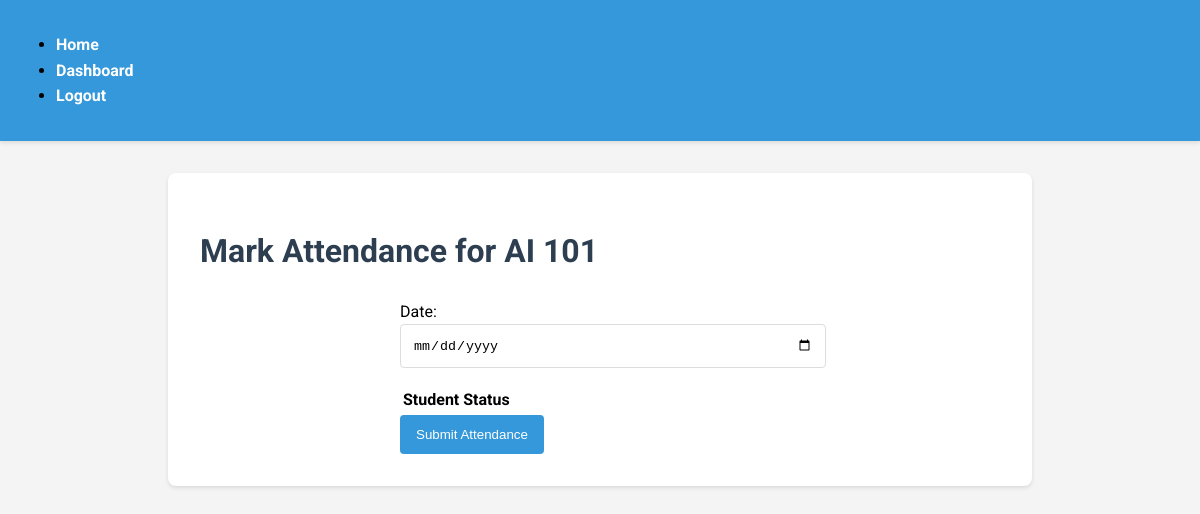
The page /mark_attendance/2 (signed in) on the database as committed earlier.
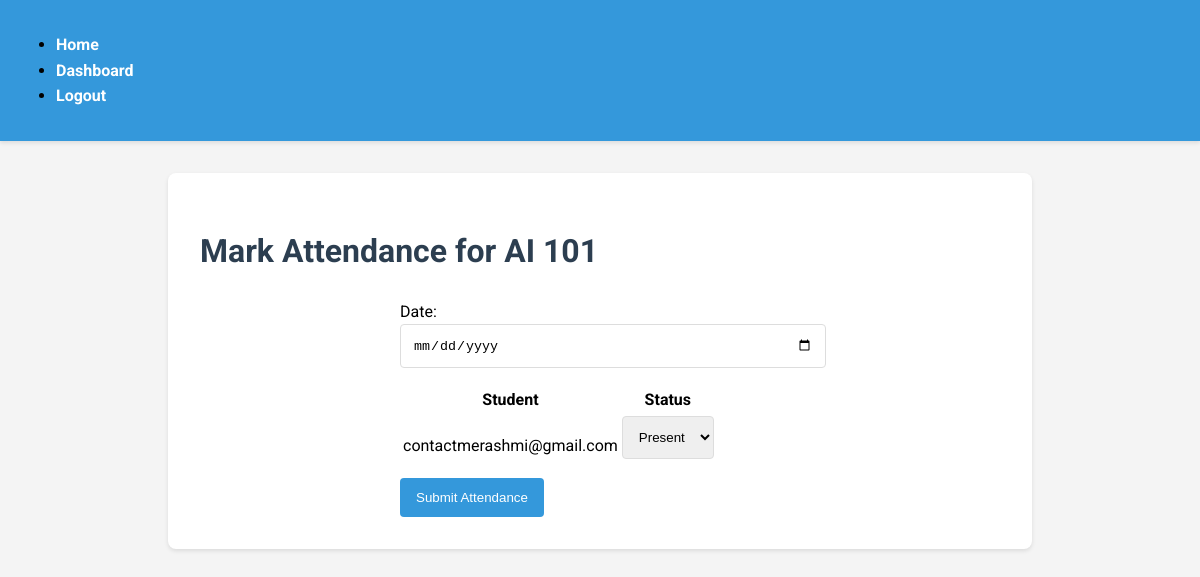
The same page on the database as committed later.
### models.py (models this page shows, shortened)
class BaseModel(db.Model):
    __abstract__ = True
    id = db.Column(db.Integer, primary_key=True)

class User(UserMixin, BaseModel):
    __tablename__ = 'user'
    email = db.Column(db.String(120), unique=True, nullable=False)
    name = db.Column(db.String(100), nullable=False)
    password = db.Column(db.String(255), nullable=False)
    role = db.Column(db.String(20), nullable=False)
    classes = db.relationship('Class', secondary='user_class', back_populates='students')

### app.py (the view, shortened to what this page needs)
@app.route('/mark_attendance/<int:class_id>', methods=['GET', 'POST'])
@login_required
def mark_attendance(class_id):
    if current_user.role != 'teacher':
        flash('Only teachers can mark attendance')
        return redirect(url_for('dashboard'))
    class_obj = Class.query.get(class_id)
    return render_template('mark_attendance.html', class_obj=class_obj)

### app.py (called while the page is built)
@login_manager.user_loader
def load_user(user_id):
    return User.query.get(int(user_id))

### templates/mark_attendance.html (shortened to what this page needs)
{% extends "base.html" %}
{% block content %}
    <h1>Mark Attendance for {{ class_obj.name }}</h1>
    <form method="POST">
        <label for="date">Date:</label>
        <input type="date" id="date" name="date" required>
        <table>
            <thead>
                <tr>
                    <th>Student</th>
                    <th>Status</th>
                </tr>
            </thead>
            <tbody>
                {% for student in class_obj.students %}
                    <tr>
                        <td>{{ student.email }}</td>
                        <td>
                            <select name="status_{{ student.id }}" required>
                                <option value="present">Present</option>
                            </select>
                        </td>
                    </tr>
                {% endfor %}
            </tbody>
        </table>
        <button type="submit">Submit Attendance</button>
    </form>
{% endblock %}

Rows that differ between the two databases and show on the page:
added User: email "contactmerashmi@gmail.com", id "Present"
